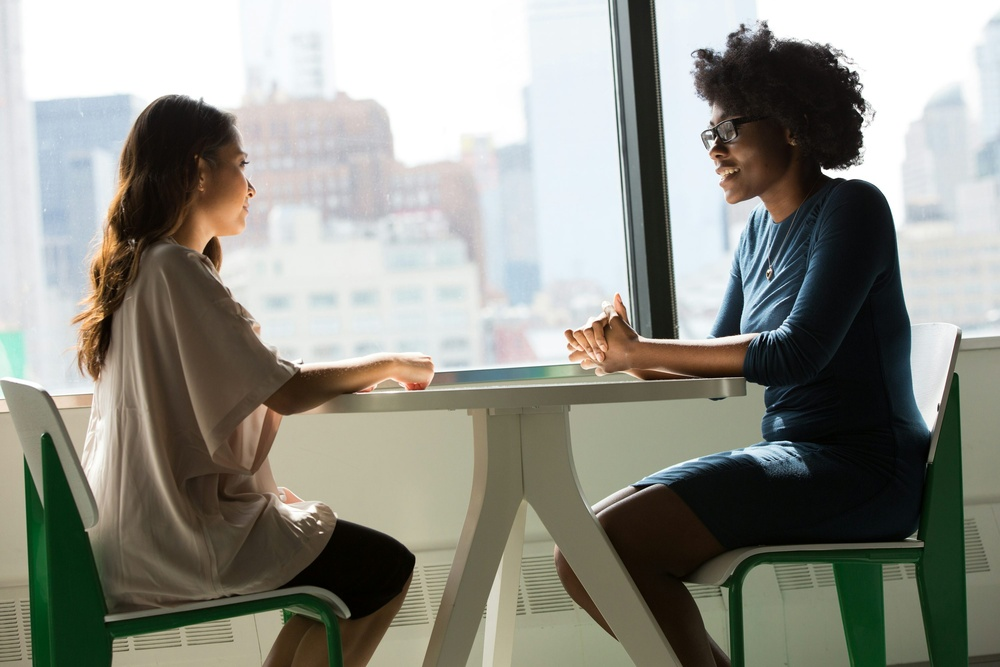
#> input picture Python/Example2.jpeg, 1000 x 667 px, shrunk from 3000 x 2000 before the run
$ python IEDF.py   (older library calls are emulated)
#> lines starting #> are read from the running program, lines starting #| are printed output that depends on the picture
import cv2
import numpy as np
import matplotlib.pyplot as plt

def display_image(title, image):
    plt.figure(figsize=((10,10)))
    if len(image.shape) == 2:
        plt.imshow(image, cmap='gray')
    else:
        plt.imshow(cv2.cvtColor(image, cv2.COLOR_BGR2RGB))
        plt.title(title)
        plt.axis("off")
    plt.show()

def interactive_edge_detection(image_path):
#> called with image_path = 'Example2.jpeg'
    image = cv2.imread(image_path)
#> image is the input picture: shape (667, 1000, 3); mean B, G, R 136.2, 144.8, 144.3
    if image is None:
        print("Failed to load the image.")
        return

    gray_image = cv2.cvtColor(image, cv2.COLOR_BGR2GRAY)
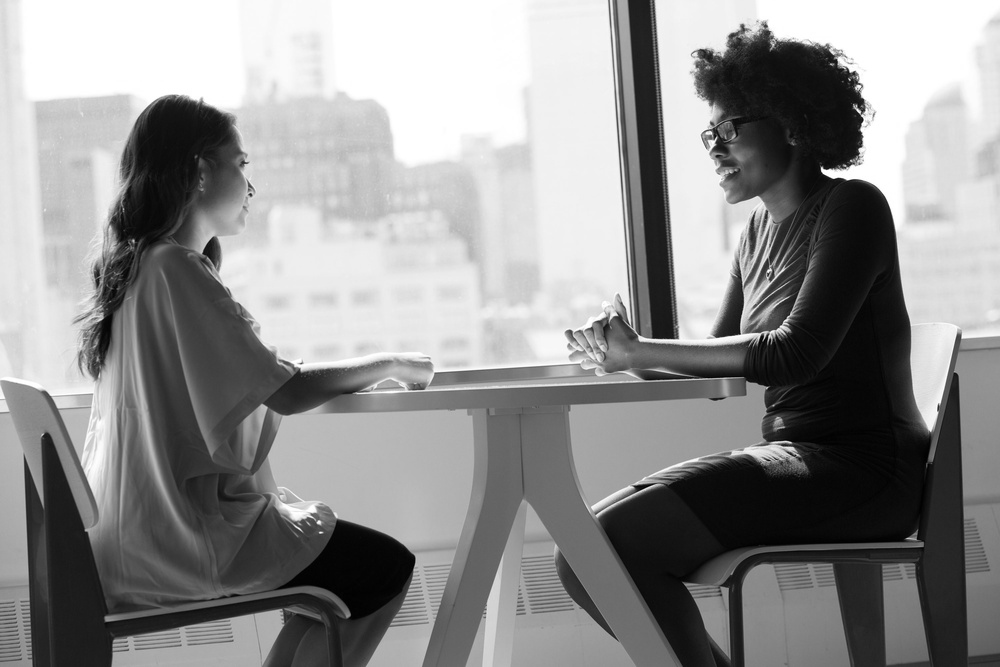
#> gray_image: shape (667, 1000); min 0, max 255, mean 143.6
    display_image("Original GrayScale Image", gray_image)

    print("Select a option:")
    print("1. Sobel Edge Detection")
    print("2. Canny Edge Detection")
    print("3. Laplacian Edge Detection")
    print("4. Guassian Smoothing")
    print("5. Median Filtering")
    print("6. Exit")


    while True:
        choice = input("Enter your choice (1-6): ")
        if choice == "1":
            sobelx = cv2.Sobel(gray_image, cv2.CV_64F, 1, 0, ksize=3)
            sobely = cv2.Sobel(gray_image, cv2.CV_64F, 0, 1, ksize=3)
            combined_sobel = cv2.bitwise_or(sobelx.astype(np.uint8), sobely.astype(np.uint8))
            display_image("Sobel Edge Detection", combined_sobel)

        elif choice == "2":
            print("Enter the threshold values for Canny Edge Detection:")
            lower_thresh = int(input("Lower Threshold: "))
            upper_thresh = int(input("Upper Threshold: "))
            edges = cv2.Canny(gray_image, lower_thresh, upper_thresh)
            display_image("Canny Edge Detection", edges)

        elif choice == "3":
            laplacian = cv2.Laplacian(gray_image, cv2.CV_64F)
            display_image("Laplacian Edge Detection", np.abs(laplacian).astype(np.uint8))

        elif choice == "4":
            print("Enter the kernel size for Guassian Smoothing:")
            kernel_size = int(input("Kernel Size: "))
            blurred_image = cv2.GaussianBlur(gray_image, (kernel_size, kernel_size), 0)
            display_image("Guassian Smoothing", blurred_image)

        elif choice == "5":
            print("Enter the kernel size for Median Filtering:")
            kernel_size = int(input("Kernel Size: "))
            median_filtered = cv2.medianBlur(gray_image, kernel_size)
            display_image("Median Filtering", median_filtered)

        elif choice == "6":
            print("Exiting...")
            break

        else:
            print("Invalid choice. Please select a valid option.")
#> this loop made 7 passes; the answer given on pass 1: 1
#> pass 1, in interactive_edge_detection, `sobelx = cv2.Sobel(gray_image, cv2.CV_64F, 1, 0, ksize=3)`:
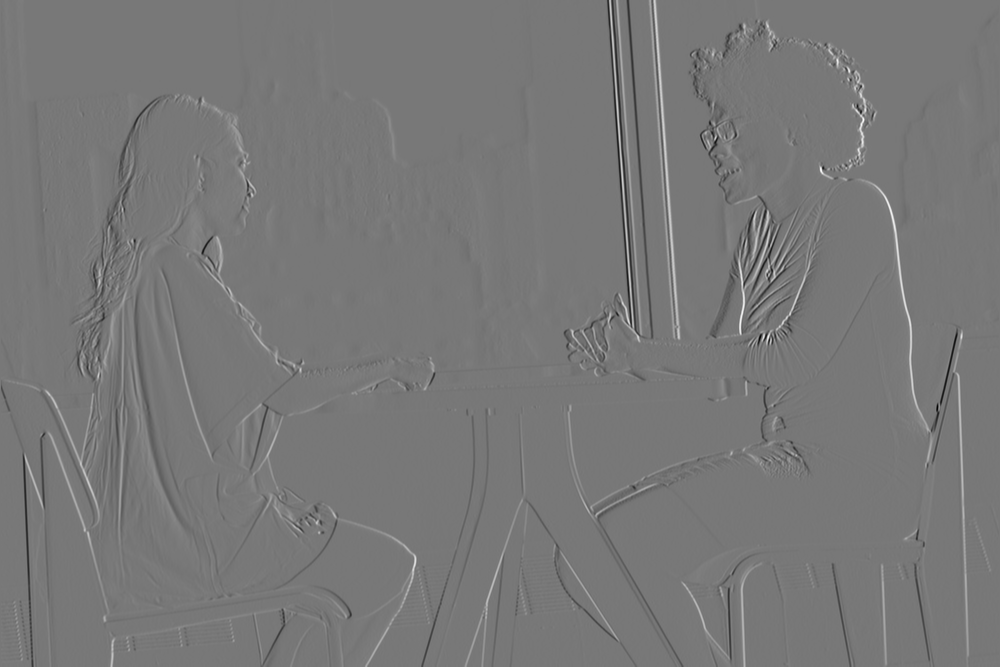
#> sobelx: shape (667, 1000) float64; min -839, max 940, mean -0.2; drawn with min black and max white
#> pass 1, in interactive_edge_detection, `sobely = cv2.Sobel(gray_image, cv2.CV_64F, 0, 1, ksize=3)`:
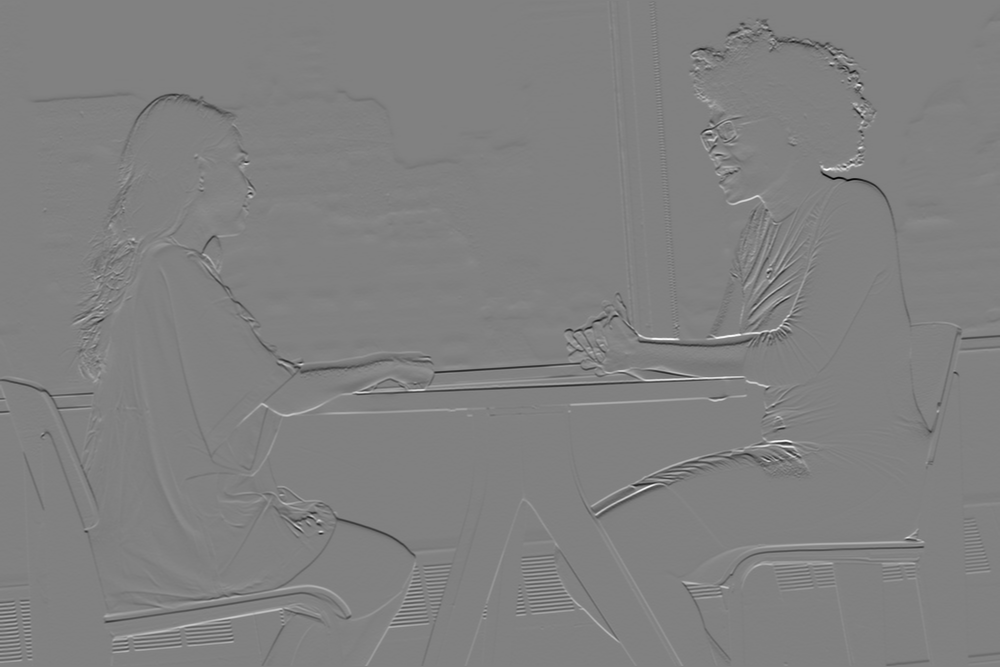
#> sobely: shape (667, 1000) float64; min -937, max 915, mean -1.6; drawn with min black and max white
#> pass 1, in interactive_edge_detection, `combined_sobel = cv2.bitwise_or(sobelx.astype(np.uint8), sobely.astype..`:
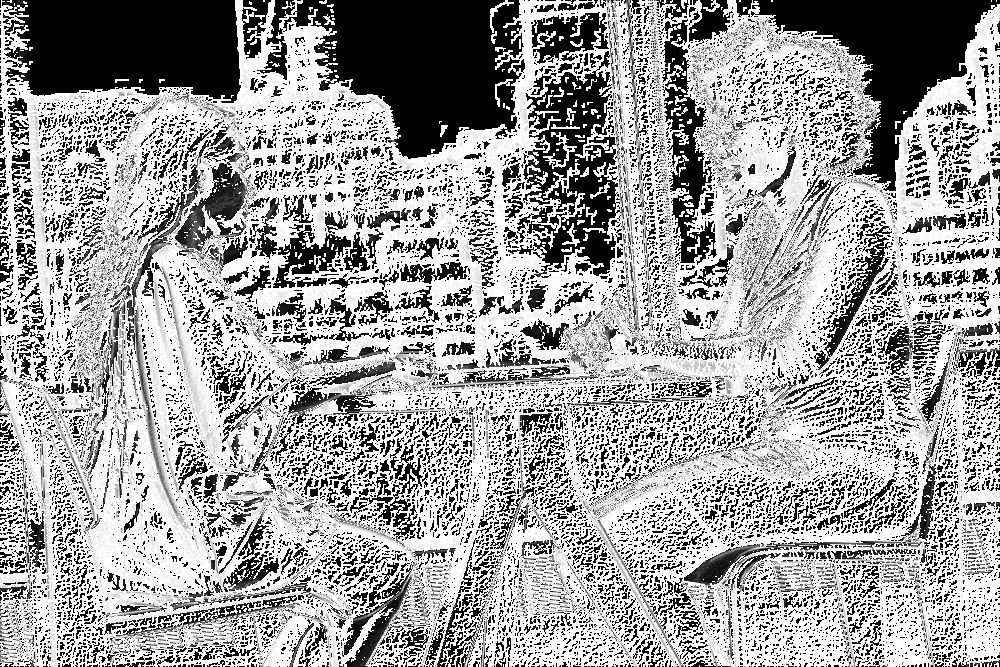
#> combined_sobel: shape (667, 1000); min 0, max 255, mean 161.2


#> (the run stopped early here; a loop or call above may not have finished)

$ run again, with Python/Example.png saved as Python/Example2.jpeg
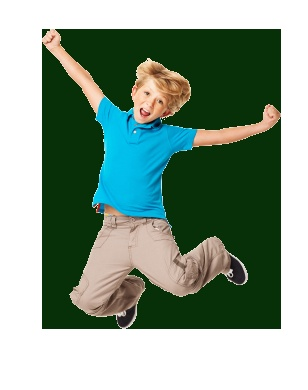
#> input picture Python/Example.png, 308 x 390 px
#> in interactive_edge_detection, image is the input picture: shape (390, 308, 3); mean B, G, R 137.6, 153.7, 131.5
#> the loop in interactive_edge_detection, `while True:` made 7 passes; the answer given on pass 1: 1
#> pass 1, in interactive_edge_detection, `sobely = cv2.Sobel(gray_image, cv2.CV_64F, 0, 1, ksize=3)`:
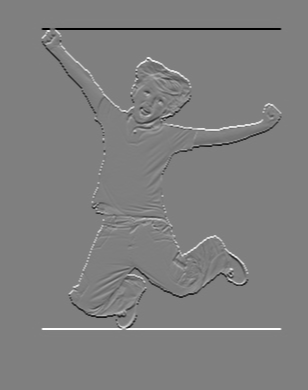
#> sobely: shape (390, 308) float64; min -893, max 892, mean 0; drawn with min black and max white
#> pass 1, in interactive_edge_detection, `combined_sobel = cv2.bitwise_or(sobelx.astype(np.uint8), sobely.astype..`:
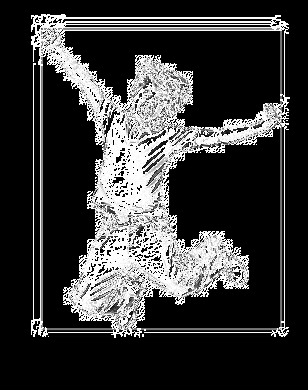
#> combined_sobel: shape (390, 308); min 0, max 255, mean 58.5
